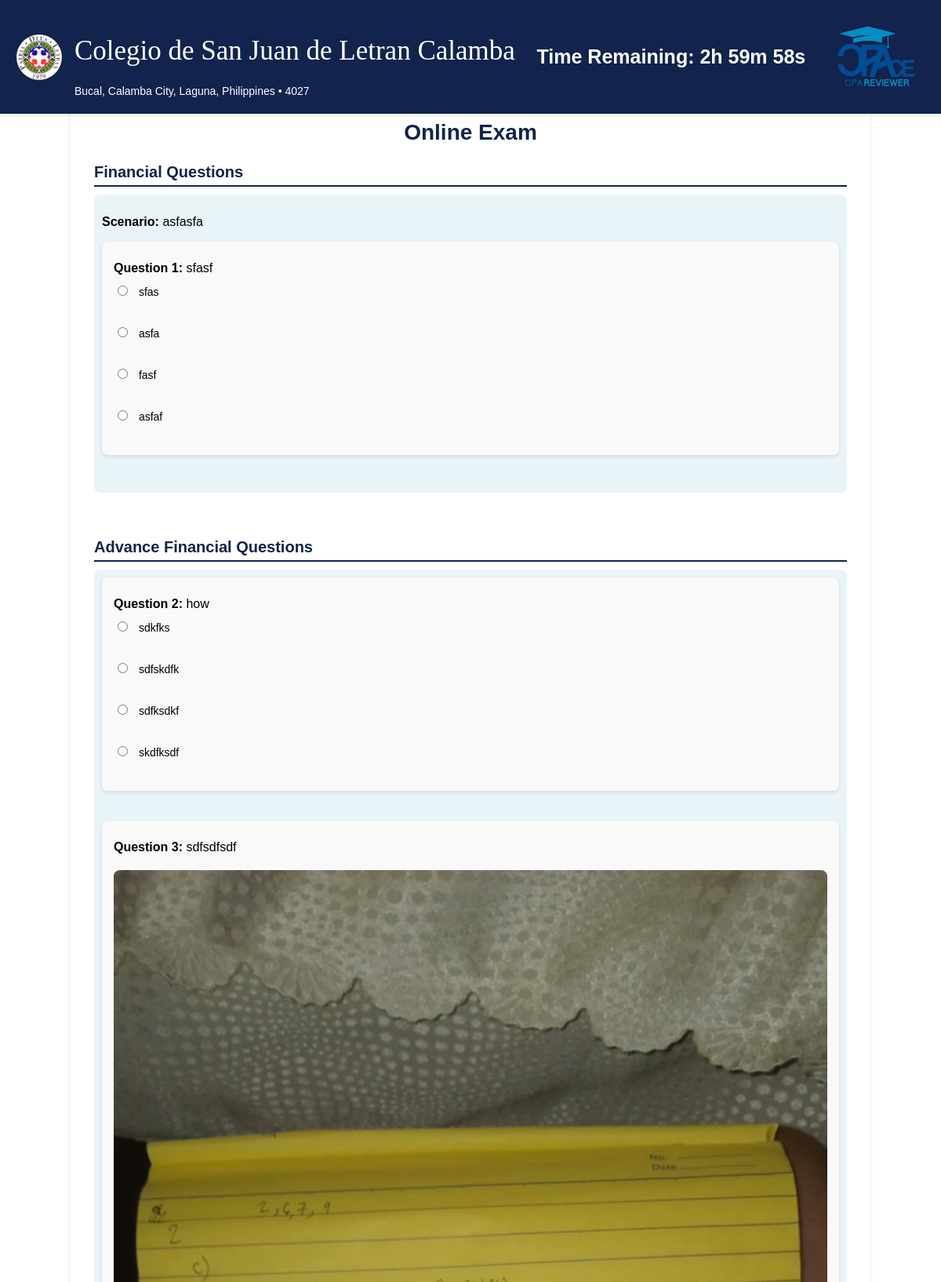
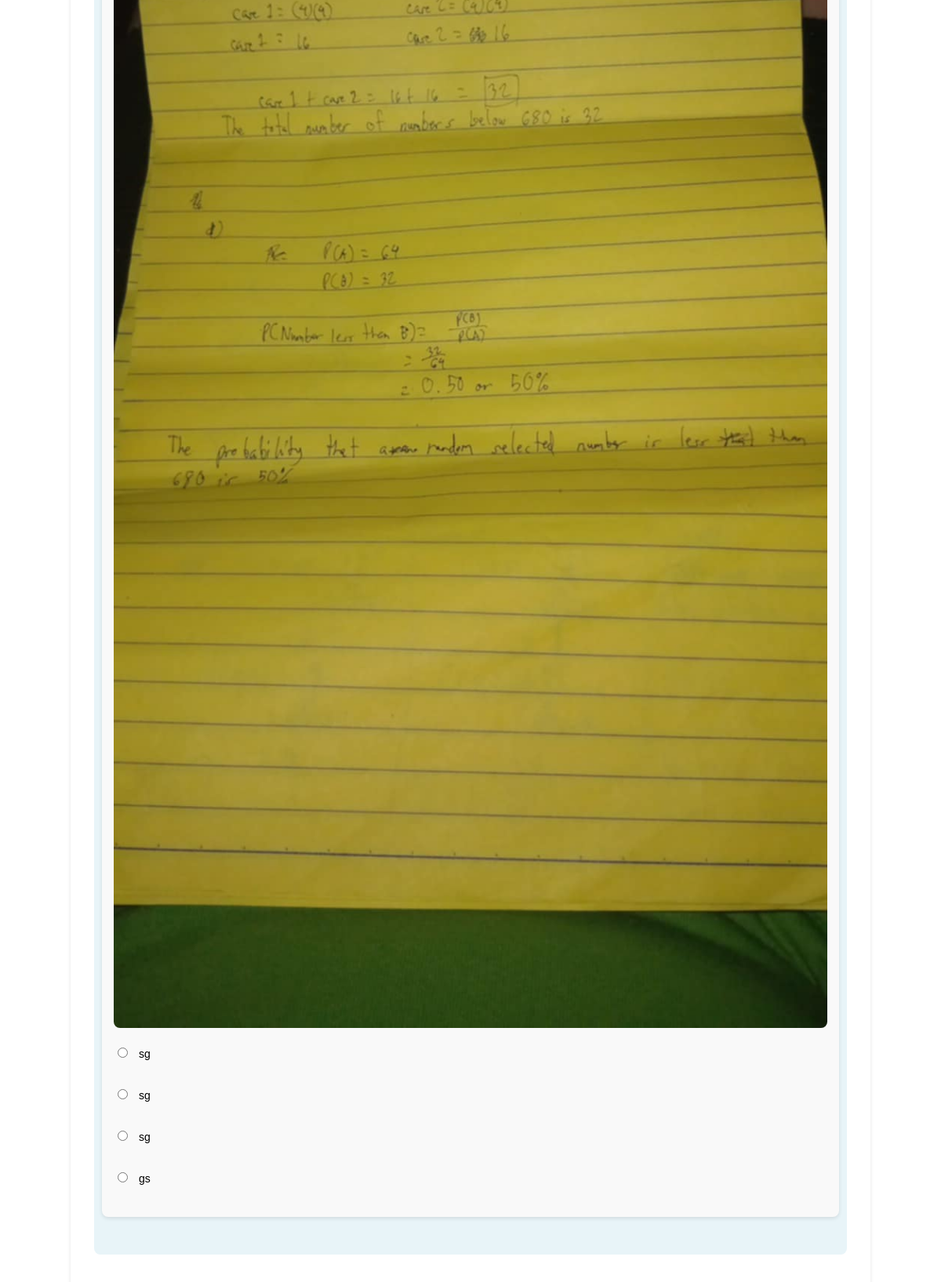
The page /exam.php (signed in, upper part) on the database its author committed (2 pictures, top to bottom).
### tables this page shows
CREATE TABLE `financial` (
  `fin_id` int(11) NOT NULL,
  `question` varchar(500) NOT NULL,
  `opt1` varchar(100) NOT NULL,
  `opt2` varchar(100) NOT NULL,
  `opt3` varchar(100) NOT NULL,
  `opt4` varchar(100) NOT NULL,
  `answer` varchar(100) NOT NULL,
  `topic` varchar(100) NOT NULL,
  `image` varchar(255) NOT NULL,
  `scenario` varchar(1000) NOT NULL
);

CREATE TABLE `adv` (
  `adv_id` int(11) NOT NULL,
  `question` varchar(500) NOT NULL,
  `opt1` varchar(100) NOT NULL,
  `opt2` varchar(100) NOT NULL,
  `opt3` varchar(100) NOT NULL,
  `opt4` varchar(100) NOT NULL,
  `answer` varchar(100) NOT NULL,
  `topic` varchar(100) NOT NULL,
  `image` varchar(255) NOT NULL,
  `scenario` varchar(1000) NOT NULL
);

### exam.php (the view, shortened to what this page needs)
<?php
$conn = new mysqli('localhost', 'root', '', 'cpa');
function fetchQuestions($conn) {
    $questions = [];
    $tableConfigs = [
        'financial' => 2,
        'aud' => 1,
        'tax' => 2,
        'mng' => 3,
        'adv' => 1,
        'reg' => 1
    ];
    $primaryKeys = [
        'financial' => 'fin_id',
        'aud' => 'aud_id',
        'tax' => 'tax_id',
        'mng' => 'mng_id',
        'adv' => 'adv_id',
        'reg' => 'reg_id'
    ];
    foreach ($tableConfigs as $table => $limit) {
        if ($limit > 0) {
            $topicsResult = $conn->query("SELECT DISTINCT topic FROM $table");
            if ($topicsResult) {
                while ($row = $topicsResult->fetch_assoc()) {
                    $topic = $row['topic'];
                    $topicSafe = $conn->real_escape_string($topic);
                    $primaryKey = $primaryKeys[$table];
                    $sql = "SELECT
                                question,
                                scenario,
                                image,
                                opt1,
                                opt2,
                                opt3,
                                opt4,
                                answer,
                                $primaryKey AS question_id
                            FROM $table
                            WHERE topic = '$topicSafe'
                            ORDER BY RAND()
                            LIMIT $limit";
                    $result = $conn->query($sql);
                    if ($result) {
                        while ($question = $result->fetch_assoc()) {
                            $question['question_id'] = "{$table}_{$question['question_id']}";
                            $questions[$table][] = $question;
                        }
                    }
                }
            }
        }
    }
    return $questions;
}
$allQuestions = fetchQuestions($conn);
$groupedQuestionsByTopic = [];
foreach ($allQuestions as $topic => $questions) {
    foreach ($questions as $question) {
        $scenarioKey = !empty($question['scenario']) ? $question['scenario'] : 'no_scenario';
        $groupedQuestionsByTopic[$topic][$scenarioKey][] = $question;
    }
}
$shuffledQuestions = [];
foreach ($groupedQuestionsByTopic as $topic => $scenarios) {
    $shuffledQuestions[$topic] = [];
    $scenarioKeys = array_keys($scenarios);
    shuffle($scenarioKeys);
    foreach ($scenarioKeys as $scenario) {
        $questions = $scenarios[$scenario];
        shuffle($questions);
        $shuffledQuestions[$topic][$scenario] = $questions;
    }
}
?>
<!DOCTYPE html>
<html lang="en">
    <header>
<div class="header-top">
    <div class="school-info">
        <img src="Style/logo.png" alt="School Logo">
        <div>
            <h1>Colegio de San Juan de Letran Calamba</h1>
            <p>Bucal, Calamba City, Laguna, Philippines • 4027</p>
        </div>
    </div>
 <div id="timer">Time Remaining: 3h 0m 1s</div>
    <div class="logo-container">
        <img src="Style/cpace1.png" alt="CPAce Logo" class="logo">
    </div>
</div>
</header>
    <link href="Style/exam.css" rel="stylesheet" type="text/css">
    <link href="https://db.onlinewebfonts.com/c/be6ee7dae05b1862ef6f63d5e2145706?family=Monotype+Old+English+Text+W01" rel="stylesheet">
</head>
<body>
<div class="container">
    <h2>Online Exam</h2>
    <form id="examForm" action="submit.php" method="post">
        <div id="question-container">
            <?php
            $examTopics = [
                'financial' => 'Financial',
                'adv' => 'Advance Financial',
                'tax' => 'Taxation',
                'mng' => 'Management',
                'aud' => 'Auditing',
                'reg' => 'Regulatory Framework'
            ];
            $questionNumber = 1;
            foreach ($examTopics as $topicTable => $topicDisplayName) {
                if (isset($shuffledQuestions[$topicTable])) {
                    echo "<h3>" . htmlspecialchars($topicDisplayName) . " Questions</h3>";
                    foreach ($shuffledQuestions[$topicTable] as $scenario => $questions) {
                        echo '<div class="scenario-container">';
                        if ($scenario !== 'no_scenario') {
                            $scenarioText = preg_replace_callback(
                                '/\[Image:\s*(.+?)\]/i',
                                function ($matches) {
                                    $imagePath = htmlspecialchars($matches[1]);
                                    return "<br><img src='$imagePath' alt='Scenario Image' style='max-width: 100%; margin: 10px 0;'><br>";
                                },
                                htmlspecialchars($scenario)
                            );
                            echo "<p><strong>Scenario:</strong> $scenarioText</p>";
                        }
                        foreach ($questions as $question) {
                            $questionId = $question['question_id'];
                            echo '<div class="question-box">';
                            echo "<p><strong>Question $questionNumber:</strong> " . htmlspecialchars($question['question']) . "</p>";
                            if (!empty($question['image'])) {
                                echo "<img src='" . htmlspecialchars($question['image']) . "' alt='Question Image' style='max-width: 100%; margin: 10px 0;'><br>";
                            }
                            $options = [
                                'A' => $question['opt1'],
                                'B' => $question['opt2'],
                                'C' => $question['opt3'],
                                'D' => $question['opt4']
                            ];
                            $optionKeys = array_keys($options);
                            shuffle($optionKeys);
                            foreach ($optionKeys as $key) {
                                $value = $options[$key];
                                echo "<label>
                                        <input type='radio' name='answers[$questionId]' value='$key' required>
                                        " . htmlspecialchars($value) . "
                                    </label><br>";
                            }
                            echo '</div><br>';
                            $questionNumber++;
                        }
                        echo '</div><br>';
                    }
                }
            }
            ?>
        </div>
    </form>
</div>
</body>
</html>

### Style/exam.css (style rules this page uses)
body { font-family: 'Arial', sans-serif; margin: 0; padding: 0; padding-top: 100px; }
.header-top { display: flex; justify-content: space-between; align-items: center; background-color: #12234e; color: white; padding: 10px 20px; position: fixed; top: 0; left: 0; width: 100%; z-index: 1000; box-sizing: border-box; background: #12234e; box-shadow: 0 2px 5px rgba(0, 0, 0, 0.1); }
.school-info { display: flex; align-items: center; justify-content: flex-start; }
.school-info img { height: 60px; margin-right: 15px; }
.school-info h1 { font-family: 'Monotype Old English Text W01', serif; font-size: 35px; font-weight: 350; color: #ffffff; }
.school-info p { font-size: 14px; margin: 0; }
#timer { font-size: 25px; color: white; font-weight: bold; text-align: center; }
.logo-container { display: flex; justify-content: center; align-items: center; }
.logo-container .logo { height: 125px; }
body { padding-top: 100px; }
.container { background-color: white; padding-top: 80px; padding: 30px; border-radius: 10px; box-shadow: 0 2px 5px rgba(0, 0, 0, 0.1); width: 80%; max-width: 1200px; overflow: visible; margin-left: auto; margin-right: auto; }
h2 { text-align: center; font-size: 28px; color: #12234e; }
h3 { color: #12234e; font-size: 20px; margin-top: 20px; margin-bottom: 10px; padding-bottom: 5px; border-bottom: 2px solid #12234e; }
.question-box { background-color: #f9f9f9; border-radius: 8px; padding: 15px; margin-bottom: 20px; box-shadow: 0 2px 5px rgba(0, 0, 0, 0.1); clear: both; }
.question-box p { font-size: 16px; margin: 10px 0; }
.question-box label { display: block; font-size: 14px; margin: 8px 0; }
.question-box input[type="radio"] { margin-right: 10px; }
.scenario-container { padding: 10px; background-color: #e8f4f8; border-radius: 8px; margin-bottom: 20px; }
.scenario-container img, .question-box img { max-width: 100%; border-radius: 8px; margin-top: 10px; margin-bottom: 10px; }

### rows shown on the page
financial: question "sfasf", value "sfas", value "asfa", value "fasf", value "asfaf"
adv: question "how", opt1 "sdkfks", opt3 "sdfskdfk", opt4 "sdfksdkf", opt2 "skdfksdf"
adv: question "sdfsdfsdf", image (picture), value "sg", opt1 "gs"

### other values the page prints
$topicDisplayName "Financial"
$scenarioText "asfasfa"
$topicDisplayName "Advance Financial"
